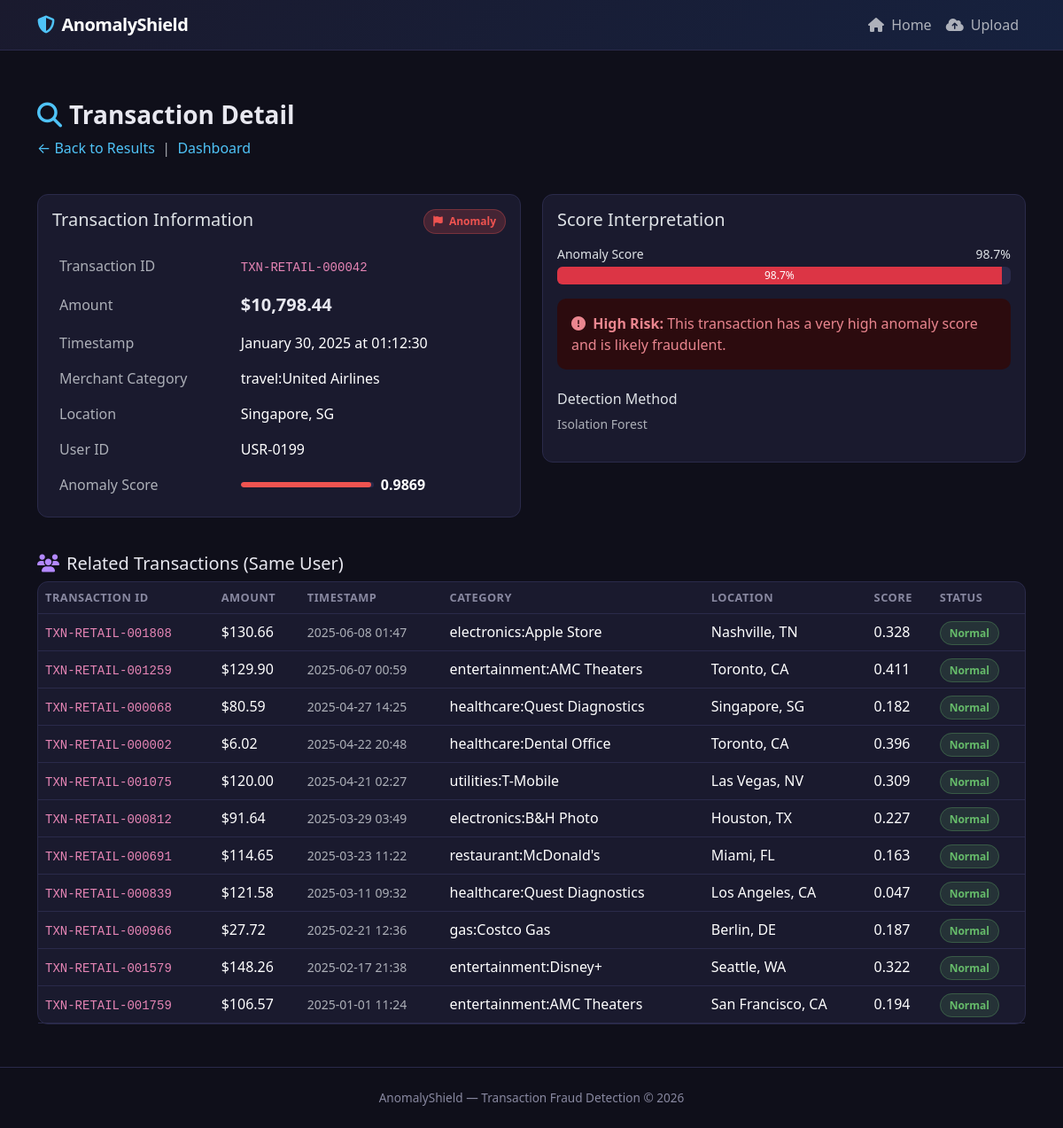
The page /transaction/42 on the database its author committed.
### app/models.py (models this page shows)
class Transaction(db.Model):
    id = db.Column(db.Integer, primary_key=True)
    dataset_id = db.Column(db.Integer, db.ForeignKey("dataset.id"), nullable=False)
    transaction_id = db.Column(db.String(128), nullable=False)
    amount = db.Column(db.Float, nullable=False)
    timestamp = db.Column(db.DateTime, nullable=False)
    merchant_category = db.Column(db.String(128))
    location = db.Column(db.String(256))
    user_id = db.Column(db.String(128))
    is_anomaly = db.Column(db.Boolean, default=False)
    anomaly_score = db.Column(db.Float, default=0.0)

class Dataset(db.Model):
    id = db.Column(db.Integer, primary_key=True)
    filename = db.Column(db.String(256), nullable=False)
    uploaded_at = db.Column(db.DateTime, default=datetime.utcnow)
    total_transactions = db.Column(db.Integer, default=0)
    anomaly_count = db.Column(db.Integer, default=0)
    detection_method = db.Column(db.String(64), default="isolation_forest")
    threshold = db.Column(db.Float, default=0.5)
    transactions = db.relationship("Transaction", backref="dataset", lazy=True)

### app/routes.py (the view)
@main.route("/transaction/<int:txn_id>")
def transaction_detail(txn_id):
    txn = Transaction.query.get_or_404(txn_id)
    dataset = Dataset.query.get_or_404(txn.dataset_id)
    related = (
        Transaction.query.filter(
            Transaction.dataset_id == txn.dataset_id,
            Transaction.user_id == txn.user_id,
            Transaction.id != txn.id,
        )
        .order_by(Transaction.timestamp.desc())
        .limit(20)
        .all()
    )
    return render_template(
        "transaction_detail.html", txn=txn, dataset=dataset, related=related
    )

### app/templates/transaction_detail.html (shortened to what this page needs)
{% extends "base.html" %}
{% block content %}
<div class="page-header">
    <h1><i class="fas fa-search me-2" style="color: var(--accent-blue);"></i>Transaction Detail</h1>
    <p class="text-muted mb-0">
        <a href="{{ url_for('main.results', dataset_id=dataset.id) }}">&larr; Back to Results</a>
        &nbsp;|&nbsp;
        <a href="{{ url_for('main.dashboard', dataset_id=dataset.id) }}">Dashboard</a>
    </p>
</div>
<div class="row mt-4">
    <div class="col-lg-6">
        <div class="card mb-4">
            <div class="card-body">
                <div class="d-flex justify-content-between align-items-start mb-3">
                    <h5 class="mb-0">Transaction Information</h5>
                    {% if txn.is_anomaly %}
                    <span class="badge-anomaly"><i class="fas fa-flag me-1"></i> Anomaly</span>
                    {% else %}
                    <span class="badge-normal">Normal</span>
                    {% endif %}
                </div>
                <table class="table table-borderless mb-0">
                    <tr>
                        <td class="text-muted" style="width:40%">Transaction ID</td>
                        <td><code>{{ txn.transaction_id }}</code></td>
                    </tr>
                    <tr>
                        <td class="text-muted">Amount</td>
                        <td class="fw-bold" style="font-size: 1.25rem; color: var(--accent-red) if txn.is_anomaly else var(--accent-green);">
                            ${{ "{:,.2f}".format(txn.amount) }}
                        </td>
                    </tr>
                    <tr>
                        <td class="text-muted">Timestamp</td>
                        <td>{{ txn.timestamp.strftime('%B %d, %Y at %H:%M:%S') }}</td>
                    </tr>
                    <tr>
                        <td class="text-muted">Merchant Category</td>
                        <td>{{ txn.merchant_category }}</td>
                    </tr>
                    <tr>
                        <td class="text-muted">Location</td>
                        <td>{{ txn.location }}</td>
                    </tr>
                    <tr>
                        <td class="text-muted">User ID</td>
                        <td>{{ txn.user_id }}</td>
                    </tr>
                    <tr>
                        <td class="text-muted">Anomaly Score</td>
                        <td>
                            <div class="d-flex align-items-center gap-2">
                                <div class="score-bar" style="width: 150px;">
                                    <div class="score-bar-fill" style="width: {{ (txn.anomaly_score * 100)|int }}%; background: {{ '#ef5350' if txn.anomaly_score > 0.6 else '#ffa726' if txn.anomaly_score > 0.3 else '#66bb6a' }};"></div>
                                </div>
                                <strong>{{ "%.4f"|format(txn.anomaly_score) }}</strong>
                            </div>
                        </td>
                    </tr>
                </table>
            </div>
        </div>
    </div>
    <div class="col-lg-6">
        <div class="card mb-4">
            <div class="card-body">
                <h5 class="mb-3">Score Interpretation</h5>
                <div class="mb-3">
                    <div class="d-flex justify-content-between mb-1">
                        <small>Anomaly Score</small>
                        <small>{{ "%.1f"|format(txn.anomaly_score * 100) }}%</small>
                    </div>
                    <div class="progress" style="height: 20px; background: var(--border-color);">
                        <div class="progress-bar {{ 'bg-danger' if txn.anomaly_score > 0.6 else 'bg-warning' if txn.anomaly_score > 0.3 else 'bg-success' }}"
                             style="width: {{ (txn.anomaly_score * 100)|int }}%;">
                            {{ "%.1f"|format(txn.anomaly_score * 100) }}%
                        </div>
                    </div>
                </div>
                {% if txn.anomaly_score > 0.7 %}
                <div class="alert alert-danger">
                    <i class="fas fa-exclamation-circle me-1"></i>
                    <strong>High Risk:</strong> This transaction has a very high anomaly score and is likely fraudulent.
                </div>
                {% elif txn.anomaly_score > 0.4 %}
                <div class="alert alert-warning">
                    <i class="fas fa-exclamation-triangle me-1"></i>
                    <strong>Medium Risk:</strong> This transaction shows unusual patterns. Manual review recommended.
                </div>
                {% else %}
                <div class="alert alert-success">
                    <i class="fas fa-check-circle me-1"></i>
                    <strong>Low Risk:</strong> This transaction appears normal based on the analysis.
                </div>
                {% endif %}
                <h6 class="mt-4 mb-2">Detection Method</h6>
                <p class="text-muted small">{{ dataset.detection_method | replace('_', ' ') | title }}</p>
            </div>
        </div>
    </div>
</div>
{% if related %}
<div class="mt-3">
    <h5><i class="fas fa-users me-2" style="color: var(--accent-purple);"></i>Related Transactions (Same User)</h5>
    <div class="card">
        <div class="table-responsive">
            <table class="table mb-0">
                <thead>
                    <tr>
                        <th>Transaction ID</th>
                        <th>Amount</th>
                        <th>Timestamp</th>
                        <th>Category</th>
                        <th>Location</th>
                        <th>Score</th>
                        <th>Status</th>
                    </tr>
                </thead>
                <tbody>
                    {% for t in related %}
                    <tr>
                        <td><code>{{ t.transaction_id }}</code></td>
                        <td>${{ "{:,.2f}".format(t.amount) }}</td>
                        <td class="text-muted small">{{ t.timestamp.strftime('%Y-%m-%d %H:%M') }}</td>
                        <td>{{ t.merchant_category }}</td>
                        <td>{{ t.location }}</td>
                        <td>{{ "%.3f"|format(t.anomaly_score) }}</td>
                        <td>
                            {% if t.is_anomaly %}
                            <span class="badge-anomaly">Anomaly</span>
                            {% else %}
                            <span class="badge-normal">Normal</span>
                            {% endif %}
                        </td>
                    </tr>
                    {% endfor %}
                </tbody>
            </table>
        </div>
    </div>
</div>
{% endif %}
{% endblock %}

### app/templates/base.html (style rules this page uses)
:root { --bg-primary: #0f0f1a; --bg-card: #1a1a2e; --bg-card-hover: #222240; --accent-blue: #4fc3f7; --accent-purple: #b388ff; --accent-red: #ef5350; --accent-green: #66bb6a; --text-primary: #e8e8f0; --text-muted: #8888a0; --border-color: #2a2a4a; }
body { background-color: var(--bg-primary); color: var(--text-primary); font-family: 'Segoe UI', system-ui, -apple-system, sans-serif; min-height: 100vh; }
.card { background: var(--bg-card); border: 1px solid var(--border-color); border-radius: 12px; transition: transform 0.2s, box-shadow 0.2s; }
.table { --bs-table-bg: transparent; color: var(--text-primary); }
.table thead th { border-color: var(--border-color); color: var(--text-muted); font-size: 0.8rem; text-transform: uppercase; letter-spacing: 0.5px; }
.table tbody td { border-color: var(--border-color); vertical-align: middle; }
.badge-anomaly { background: rgba(239, 83, 80, 0.2); color: var(--accent-red); border: 1px solid rgba(239, 83, 80, 0.3); padding: 4px 10px; border-radius: 20px; font-size: 0.75rem; font-weight: 600; }
.badge-normal { background: rgba(102, 187, 106, 0.15); color: var(--accent-green); border: 1px solid rgba(102, 187, 106, 0.3); padding: 4px 10px; border-radius: 20px; font-size: 0.75rem; font-weight: 600; }
.score-bar { height: 6px; background: var(--border-color); border-radius: 3px; overflow: hidden; min-width: 80px; }
.score-bar-fill { height: 100%; border-radius: 3px; transition: width 0.3s; }
.page-header { padding: 2rem 0 1rem; }
.page-header h1 { font-weight: 700; font-size: 1.75rem; }
a { color: var(--accent-blue); text-decoration: none; }
.alert { border-radius: 10px; border: none; }

### rows shown on the page
Transaction: transaction_id "TXN-RETAIL-000042", amount "10,798.44", timestamp "January 30, 2025 at 01:12:30", merchant_category "travel:United Airlines", location "Singapore, SG", user_id "USR-0199", anomaly_score "0.9869", txn.anomaly_score*100 "98.7"
Dataset: detection_method "Isolation Forest"
Transaction: transaction_id "TXN-RETAIL-001808", amount "130.66", timestamp "2025-06-08 01:47", merchant_category "electronics:Apple Store", location "Nashville, TN", anomaly_score "0.328", is_anomaly "Normal"
Transaction: transaction_id "TXN-RETAIL-001259", amount "129.90", timestamp "2025-06-07 00:59", merchant_category "entertainment:AMC Theaters", location "Toronto, CA", anomaly_score "0.411", is_anomaly "Normal"
Transaction: transaction_id "TXN-RETAIL-000068", amount "80.59", timestamp "2025-04-27 14:25", merchant_category "healthcare:Quest Diagnostics", location "Singapore, SG", anomaly_score "0.182", is_anomaly "Normal"
Transaction: transaction_id "TXN-RETAIL-000002", amount "6.02", timestamp "2025-04-22 20:48", merchant_category "healthcare:Dental Office", location "Toronto, CA", anomaly_score "0.396", is_anomaly "Normal"
Transaction: transaction_id "TXN-RETAIL-001075", amount "120.00", timestamp "2025-04-21 02:27", merchant_category "utilities:T-Mobile", location "Las Vegas, NV", anomaly_score "0.309", is_anomaly "Normal"
Transaction: transaction_id "TXN-RETAIL-000812", amount "91.64", timestamp "2025-03-29 03:49", merchant_category "electronics:B&H Photo", location "Houston, TX", anomaly_score "0.227", is_anomaly "Normal"
Transaction: transaction_id "TXN-RETAIL-000691", amount "114.65", timestamp "2025-03-23 11:22", merchant_category "restaurant:McDonald's", location "Miami, FL", anomaly_score "0.163", is_anomaly "Normal"
Transaction: transaction_id "TXN-RETAIL-000839", amount "121.58", timestamp "2025-03-11 09:32", merchant_category "healthcare:Quest Diagnostics", location "Los Angeles, CA", anomaly_score "0.047", is_anomaly "Normal"
Transaction: transaction_id "TXN-RETAIL-000966", amount "27.72", timestamp "2025-02-21 12:36", merchant_category "gas:Costco Gas", location "Berlin, DE", anomaly_score "0.187", is_anomaly "Normal"
Transaction: transaction_id "TXN-RETAIL-001579", amount "148.26", timestamp "2025-02-17 21:38", merchant_category "entertainment:Disney+", location "Seattle, WA", anomaly_score "0.322", is_anomaly "Normal"
Transaction: transaction_id "TXN-RETAIL-001759", amount "106.57", timestamp "2025-01-01 11:24", merchant_category "entertainment:AMC Theaters", location "San Francisco, CA", anomaly_score "0.194", is_anomaly "Normal"
